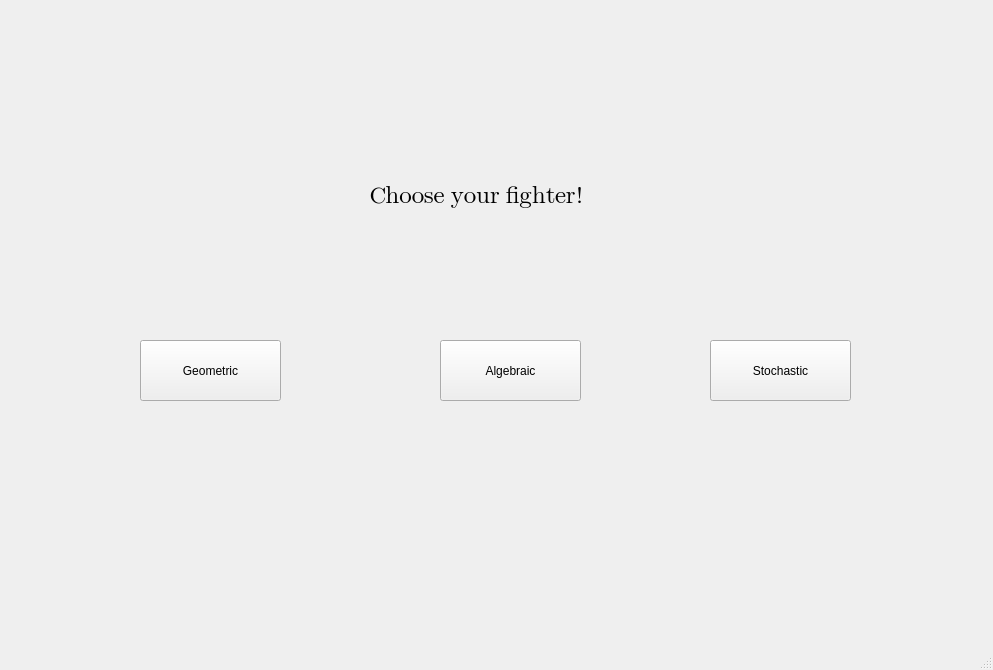
<?xml version="1.0" encoding="UTF-8"?>
<ui version="4.0">
 <class>MainWindow</class>
 <widget class="QMainWindow" name="MainWindow">
  <property name="geometry">
   <rect>
    <x>0</x>
    <y>0</y>
    <width>993</width>
    <height>670</height>
   </rect>
  </property>
  <property name="windowTitle">
   <string>MainWindow</string>
  </property>
  <widget class="QWidget" name="centralwidget">
   <widget class="QLabel" name="label">
    <property name="geometry">
     <rect>
      <x>370</x>
      <y>160</y>
      <width>271</width>
      <height>71</height>
     </rect>
    </property>
    <property name="font">
     <font>
      <family>Segoe UI Emoji</family>
      <pointsize>18</pointsize>
     </font>
    </property>
    <property name="text">
     <string>Choose your fighter!</string>
    </property>
   </widget>
   <widget class="QPushButton" name="pushButton">
    <property name="geometry">
     <rect>
      <x>140</x>
      <y>340</y>
      <width>141</width>
      <height>61</height>
     </rect>
    </property>
    <property name="text">
     <string>Geometric</string>
    </property>
   </widget>
   <widget class="QPushButton" name="pushButton_2">
    <property name="geometry">
     <rect>
      <x>440</x>
      <y>340</y>
      <width>141</width>
      <height>61</height>
     </rect>
    </property>
    <property name="text">
     <string>Algebraic</string>
    </property>
   </widget>
   <widget class="QPushButton" name="pushButton_3">
    <property name="geometry">
     <rect>
      <x>710</x>
      <y>340</y>
      <width>141</width>
      <height>61</height>
     </rect>
    </property>
    <property name="text">
     <string>Stochastic</string>
    </property>
   </widget>
  </widget>
  <widget class="QStatusBar" name="statusbar"/>
 </widget>
 <resources/>
 <connections/>
</ui>
